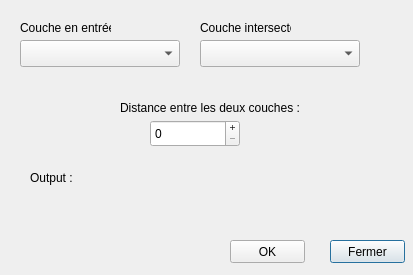
<?xml version="1.0" encoding="UTF-8"?>
<ui version="4.0">
 <class>ProximiteDialogBase</class>
 <widget class="QDialog" name="ProximiteDialogBase">
  <property name="geometry">
   <rect>
    <x>0</x>
    <y>0</y>
    <width>413</width>
    <height>275</height>
   </rect>
  </property>
  <property name="windowTitle">
   <string>Eléments à Proximités</string>
  </property>
  <widget class="QLabel" name="label">
   <property name="geometry">
    <rect>
     <x>20</x>
     <y>20</y>
     <width>91</width>
     <height>16</height>
    </rect>
   </property>
   <property name="text">
    <string>Couche en entrée</string>
   </property>
  </widget>
  <widget class="QgsMapLayerComboBox" name="coucheEntree">
   <property name="geometry">
    <rect>
     <x>20</x>
     <y>40</y>
     <width>160</width>
     <height>27</height>
    </rect>
   </property>
  </widget>
  <widget class="QgsMapLayerComboBox" name="coucheIntersec">
   <property name="geometry">
    <rect>
     <x>200</x>
     <y>40</y>
     <width>160</width>
     <height>27</height>
    </rect>
   </property>
  </widget>
  <widget class="QLabel" name="label_2">
   <property name="geometry">
    <rect>
     <x>200</x>
     <y>20</y>
     <width>91</width>
     <height>16</height>
    </rect>
   </property>
   <property name="text">
    <string>Couche intersecté</string>
   </property>
  </widget>
  <widget class="QLabel" name="label_3">
   <property name="geometry">
    <rect>
     <x>120</x>
     <y>100</y>
     <width>191</width>
     <height>16</height>
    </rect>
   </property>
   <property name="text">
    <string>Distance entre les deux couches :</string>
   </property>
  </widget>
  <widget class="QgsSpinBox" name="distanceIntersec">
   <property name="geometry">
    <rect>
     <x>150</x>
     <y>120</y>
     <width>90</width>
     <height>27</height>
    </rect>
   </property>
   <property name="buttonSymbols">
    <enum>QAbstractSpinBox::PlusMinus</enum>
   </property>
   <property name="maximum">
    <number>10000</number>
   </property>
  </widget>
  <widget class="QLabel" name="label_4">
   <property name="geometry">
    <rect>
     <x>30</x>
     <y>170</y>
     <width>191</width>
     <height>16</height>
    </rect>
   </property>
   <property name="text">
    <string>Output :</string>
   </property>
  </widget>
  <widget class="QgsFileWidget" name="fichierSortie">
   <property name="geometry">
    <rect>
     <x>30</x>
     <y>190</y>
     <width>261</width>
     <height>27</height>
    </rect>
   </property>
   <property name="storageMode">
    <enum>QgsFileWidget::SaveFile</enum>
   </property>
  </widget>
  <widget class="QPushButton" name="buttonClose">
   <property name="geometry">
    <rect>
     <x>330</x>
     <y>240</y>
     <width>75</width>
     <height>23</height>
    </rect>
   </property>
   <property name="text">
    <string>Fermer</string>
   </property>
  </widget>
  <widget class="QPushButton" name="button_OK">
   <property name="geometry">
    <rect>
     <x>230</x>
     <y>240</y>
     <width>75</width>
     <height>23</height>
    </rect>
   </property>
   <property name="text">
    <string>OK</string>
   </property>
  </widget>
 </widget>
 <customwidgets>
  <customwidget>
   <class>QgsFileWidget</class>
   <extends>QWidget</extends>
   <header>qgsfilewidget.h</header>
  </customwidget>
  <customwidget>
   <class>QgsMapLayerComboBox</class>
   <extends>QComboBox</extends>
   <header>qgsmaplayercombobox.h</header>
  </customwidget>
  <customwidget>
   <class>QgsSpinBox</class>
   <extends>QSpinBox</extends>
   <header>qgsspinbox.h</header>
  </customwidget>
 </customwidgets>
 <resources/>
 <connections>
  <connection>
   <sender>button_OK</sender>
   <signal>pressed()</signal>
   <receiver>ProximiteDialogBase</receiver>
   <slot>exec()</slot>
   <hints>
    <hint type="sourcelabel">
     <x>267</x>
     <y>241</y>
    </hint>
    <hint type="destinationlabel">
     <x>193</x>
     <y>225</y>
    </hint>
   </hints>
  </connection>
  <connection>
   <sender>buttonClose</sender>
   <signal>pressed()</signal>
   <receiver>ProximiteDialogBase</receiver>
   <slot>reject()</slot>
   <hints>
    <hint type="sourcelabel">
     <x>366</x>
     <y>242</y>
    </hint>
    <hint type="destinationlabel">
     <x>306</x>
     <y>118</y>
    </hint>
   </hints>
  </connection>
 </connections>
</ui>
